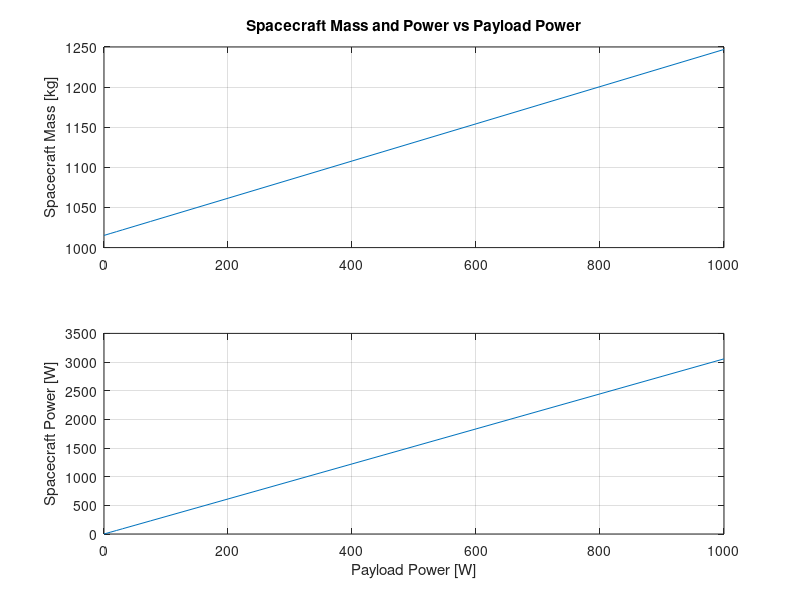

Reproduce this figure in MATLAB.
pp = [  0
        10
        20
        30
        50
        75
        100
        150
        200
        250
        300
        350
        400
        450
        500
        600
        700
        800
        900
        1000];
    
sm = [  1015.174348
        1017.491926
        1019.8095
        1022.127069
        1026.762195
        1032.556077
        1038.349932
        1049.93756
        1061.525081
        1073.112496
        1084.699807
        1096.287016
        1107.874124
        1119.461132
        1131.048043
        1154.221575
        1177.394732
        1200.567524
        1223.73996
        1246.91205];
    
sp = [  0
        30.55657851
        61.11315703
        91.66973554
        152.7828926
        229.1743388
        305.5657851
        458.3486777
        611.1315703
        763.9144628
        916.6973554
        1069.480248
        1222.263141
        1375.046033
        1527.828926
        1833.394711
        2138.960496
        2444.526281
        2750.092066
        3055.657851];
    
 figure;
 subplot(2,1,1);
 plot(pp, sm);
 grid on;
 ylabel("Spacecraft Mass [kg]");
 title("Spacecraft Mass and Power vs Payload Power");
 
 subplot(2,1,2);
 plot(pp, sp);
 grid on;
 xlabel("Payload Power [W]")
 ylabel("Spacecraft Power [W]")